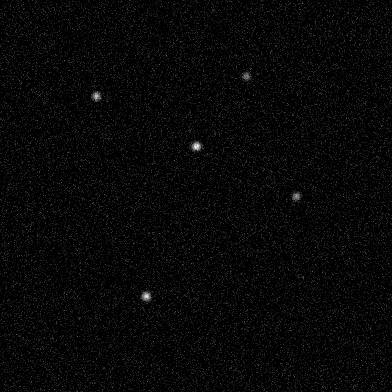
#> input picture src/test_stars_crop.png, 392 x 392 px
$ python -i calculatestars.py   (imports and definitions only)
#> lines starting #> are read from the running program, lines starting #| are printed output that depends on the picture
#> further down, picture is the input picture: shape (392, 392); min 0, max 20, mean 0.588
#!/usr/bin/env python3
# -*- coding: utf-8 -*-
"""
snr_focus_rank.py

根据星点信噪比评估粗对焦图像的“接近准焦程度”：
1. 对每张 FITS 图像：
   - 估计背景和噪声 sigma
   - 连通域检测星点区域
   - 按 SNR 排序星点，取前 N 个（默认 100）
   - 计算所有星点的平均 SNR 以及前 N 个星点的平均 SNR
   - 打印前 N 个星点的 SNR 列表
2. 最后对所有图像按“前 N 个星点平均 SNR”排序，找出最接近准焦的图像

用法示例：
    python3 snr_focus_rank.py *.fits
    python3 snr_focus_rank.py --max-stars 100 --snr-threshold 5 --min-area 4 --debug --debug-dir debug_out *.fits
"""

import os
import argparse
import numpy as np

from astropy.io import fits
from astropy.stats import sigma_clipped_stats
from scipy.ndimage import (
    label,
    find_objects,
    median_filter,
    binary_closing,
    generate_binary_structure,
    binary_erosion,
)

import warnings

# 固定参数配置（根据原来命令行示例写死）
DETECT_SIGMA = 3.0       # 原脚本默认值
SNR_THRESHOLD = 6.0      # --snr-threshold 1
MIN_AREA = 4            # --min-area 4
BORDER_MARGIN = 10       # 原脚本默认值
MAX_STARS = 100          # --max-stars 100
MEDIAN_SIZE = 0          # 不做中值滤波
DOWNSAMPLE = 6           # --downsample 6

# 圆形度（circularity）筛选：4πA / P^2，1 为完美圆，越小越“不圆”
# 设置成稍微宽松的阈值，避免误杀正常星点
CIRCULARITY_MIN = 0.4

# [48 lines left out: functions read_fits_data, preprocess_image, not called in this run]


def detect_stars(image,
                 detect_sigma=3.0,
                 snr_threshold=5.0,
                 min_area=4,
                 border_margin=10,
                 max_stars=100):
    """
    在图像中检测星点并计算信噪比。

    返回：
        stars_all:   所有通过筛选的星点列表（每个是 dict）
        stars_top:   按 SNR 排序后的前 max_stars 星点列表
        stats:       背景 median, 噪声 sigma
    """
#> called with detect_sigma = 3, snr_threshold = 5, min_area = 4, border_margin = 10, max_stars = 100
    # 估计背景和噪声
    mean, median, sigma = sigma_clipped_stats(image, sigma=3.0, maxiters=5)
#> mean = 0.178; median = 0; sigma = 0.383
    if sigma <= 0:
        sigma = 1e-6  # 防止除零

    # 阈值检测：像素 > median + detect_sigma * sigma
    threshold = median + detect_sigma * sigma
#> threshold = 1.15
    mask = image > threshold
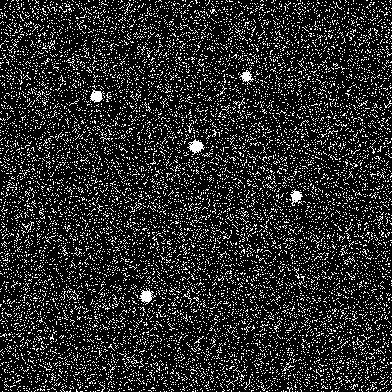
#> mask: shape (392, 392) bool; 16.3% white in thin lines or dots

    # 形态学闭运算：先膨胀再腐蚀，填补星点内部的小空洞/断口，
    # 避免同一个大星点被分割成多个独立连通域
    structure = generate_binary_structure(2, 1)  # 3x3 十字形结构元素
    mask = binary_closing(mask, structure=structure, iterations=1)
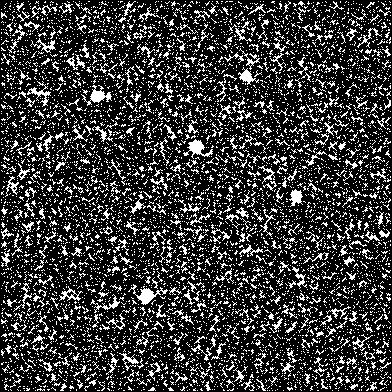
#> mask: shape (392, 392) bool; 22.1% white in thin lines or dots

    # 连通域标记
    labels, num = label(mask)
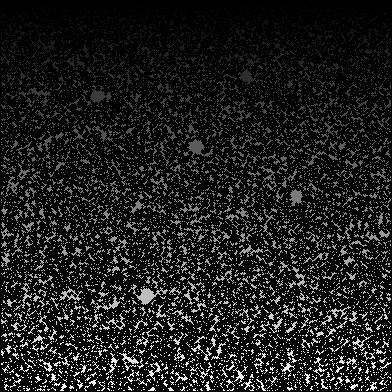
#> labels: shape (392, 392) int32; min 0, max 11387, mean 1255.9; drawn with min black and max white
#> num = 11387
    if num == 0:
        return [], [], (median, sigma), mask, labels

    slices = find_objects(labels)
#> slices = 11387 items

    h, w = image.shape
#> h = 392; w = 392
    stars = []

    for i in range(num):
        slc = slices[i]
        if slc is None:
            continue

        subimg = image[slc]
        sublab = labels[slc]

        comp_mask = (sublab == (i + 1))
        area = int(comp_mask.sum())
        if area < min_area:
            continue

        # 边缘剔除：避免落在边缘的“半个星点”
        y0, y1 = slc[0].start, slc[0].stop
        x0, x1 = slc[1].start, slc[1].stop
        if (y0 < border_margin or x0 < border_margin or
                y1 > h - border_margin or x1 > w - border_margin):
            continue

        # 圆形度检测：用 4πA / P^2 过滤重叠/拖尾/不规则星点
        # 近似周长 P = 边界像素个数（用一次腐蚀得到边界）
        eroded = binary_erosion(comp_mask, structure=np.ones((3, 3), dtype=bool))
        border = comp_mask & (~eroded)
        perimeter = int(border.sum())
        if perimeter <= 0:
            circularity = 0.0
        else:
            circularity = float(4.0 * np.pi * area / (perimeter ** 2))

        if circularity < CIRCULARITY_MIN:
            # 圆形度太低，可能是重叠星点或形状异常，丢弃
            continue

        values = subimg[comp_mask]
        peak_value = float(values.max())
        # 像素层面的峰值 SNR
        peak_snr = (peak_value - median) / sigma if sigma > 0 else 0.0

        if peak_snr < snr_threshold:
            # 峰值 SNR 太低，认为是噪点
            continue

        # 星点总信号（减去背景）
        signal = (values - median).sum()
        # 噪声估计：包含泊松噪声 + 背景噪声
        noise_var = signal + area * (sigma ** 2)
        if noise_var <= 0:
            snr_total = 0.0
        else:
            snr_total = signal / np.sqrt(noise_var)

        # 质心（简单平均）
        coords = np.argwhere(comp_mask)
        # coords 中是 (y, x) 相对 slc 的坐标
        cy_rel = coords[:, 0].mean()
        cx_rel = coords[:, 1].mean()
        cy = cy_rel + y0
        cx = cx_rel + x0

        # 计算 HFR（Half-Flux Radius，半通量半径，单位：像素）
        # 使用该星点连通域上的像素进行径向累积，得到经典的“半通量半径”
        # coords 中是 comp_mask 内像素的 (y, x)，相对当前切片 slc
        if coords.size == 0:
            hfr = 0.0
        else:
            # 相对质心的半径（允许亚像素）
            rel_y = coords[:, 0] - cy_rel
            rel_x = coords[:, 1] - cx_rel
            r = np.sqrt(rel_y ** 2 + rel_x ** 2)

            # 净信号：减去全局背景 median，并截去负值
            flux = values.astype(np.float64) - median
            flux[flux < 0] = 0.0

            if np.all(flux <= 0):
                hfr = 0.0
            else:
                order = np.argsort(r)
                r_sorted = r[order]
                flux_sorted = flux[order]
                cumsum = np.cumsum(flux_sorted)
                half_flux = 0.5 * cumsum[-1]

                # 在线性插值层面求解 half-flux 对应的半径，获得亚像素级 HFR
                idx_hfr = np.searchsorted(cumsum, half_flux)
                if idx_hfr == 0:
                    hfr = float(r_sorted[0])
                elif idx_hfr >= len(r_sorted):
                    hfr = float(r_sorted[-1])
                else:
                    r1, r2 = r_sorted[idx_hfr - 1], r_sorted[idx_hfr]
                    f1, f2 = cumsum[idx_hfr - 1], cumsum[idx_hfr]
                    if f2 <= f1:
                        hfr = float(r2)
                    else:
                        t = (half_flux - f1) / (f2 - f1)
                        hfr = float(r1 + t * (r2 - r1))

        # 过滤掉 HFR 过小的伪星点，避免极小连通域或异常形状干扰统计
        # 注意：同时会排除 hfr == 0.0 的无效结果
        if hfr < 0.5:
            continue

        # 说明：
        # - peak_snr 反映“单像素信噪比/锐利程度”，适合作为对焦好坏的评价指标；
        # - snr_total 是经典的总光子计数 SNR，星点越大、总通量越大就越高，
        #   这会导致“大而虚的星点 SNR 反而更高”，不利于对焦排序，因此只做参考。
        star = {
            "label": i + 1,
            "area": area,
            "peak_value": peak_value,
            "peak_snr": float(peak_snr),      # 用于对焦评价与排序 & 过滤
            "snr_total": float(snr_total),    # 物理意义上的总 SNR，仅供参考
            "y0": int(y0),
            "y1": int(y1),
            "x0": int(x0),
            "x1": int(x1),
            "cy": float(cy),
            "cx": float(cx),
            "hfr": float(hfr),                # 半能量半径（像素）
            "circularity": float(circularity) # 圆形度
        }
        stars.append(star)
#> this loop made 11387 passes
#> (area, y0, y1, x0, x1) on pass 56: (44, 2, 16, 124, 133)

    # 对焦评价原本会按 “峰值 SNR” 排序并截取前 max_stars 个，
    # 但当前脚本只需要 median_HFR，因此直接返回所有星点
    return stars, (median, sigma), mask, labels


# [74 lines left out: functions process_file, main, not called in this run]


# [2 lines not run here, left out]

>>> import cv2
>>> picture = cv2.imread('test_stars_crop.png', cv2.IMREAD_GRAYSCALE)
>>> result = detect_stars(picture)
